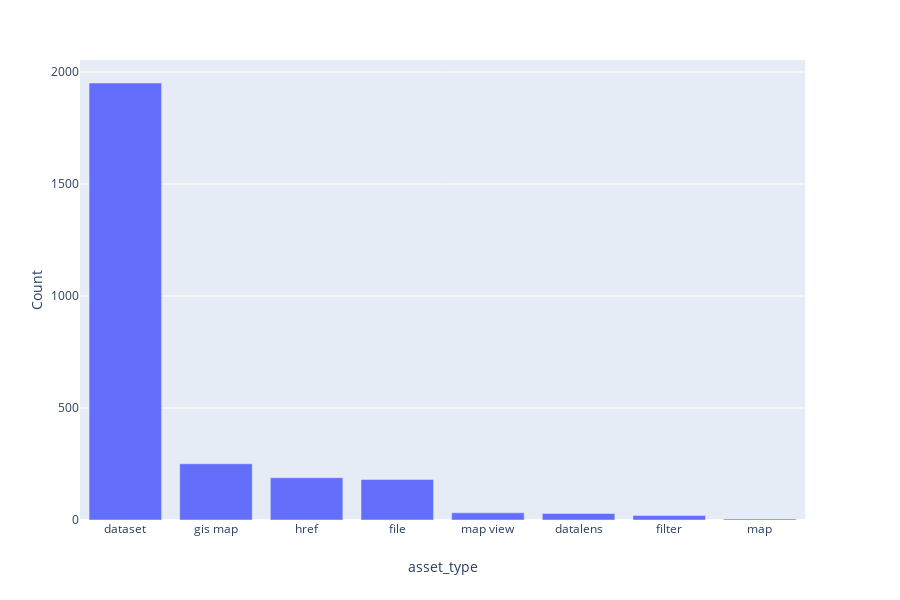

Notebook cell for this chart:
### Code cell
# Number of Assets by Asset Type

fig = px.bar(assets_by_type, x='asset_type', y='Count')

fig.show()

### Figure 1 — Plotly figure (JSON) as saved in the notebook; plotly's stock layout.template omitted (floating-point values rounded to 4 significant figures)
{"data": [{"alignmentgroup": "True", "hoverlabel": {"namelength": 0}, "hovertemplate": "asset_type=%{x}<br>Count=%{y}", "legendgroup": "", "marker": {"color": "#636efa"}, "name": "", "offsetgroup": "", "orientation": "v", "showlegend": false, "textposition": "auto", "type": "bar", "x": ["dataset", "gis map", "href", "file", "map view", "datalens", "filter", "map"], "xaxis": "x", "y": [1951, 251, 189, 181, 32, 29, 20, 5], "yaxis": "y"}], "layout": {"barmode": "relative", "height": 600, "legend": {"tracegroupgap": 0}, "margin": {"t": 60}, "xaxis": {"anchor": "y", "domain": [0, 0.98], "title": {"text": "asset_type"}}, "yaxis": {"anchor": "x", "domain": [0, 1], "title": {"text": "Count"}}}}
